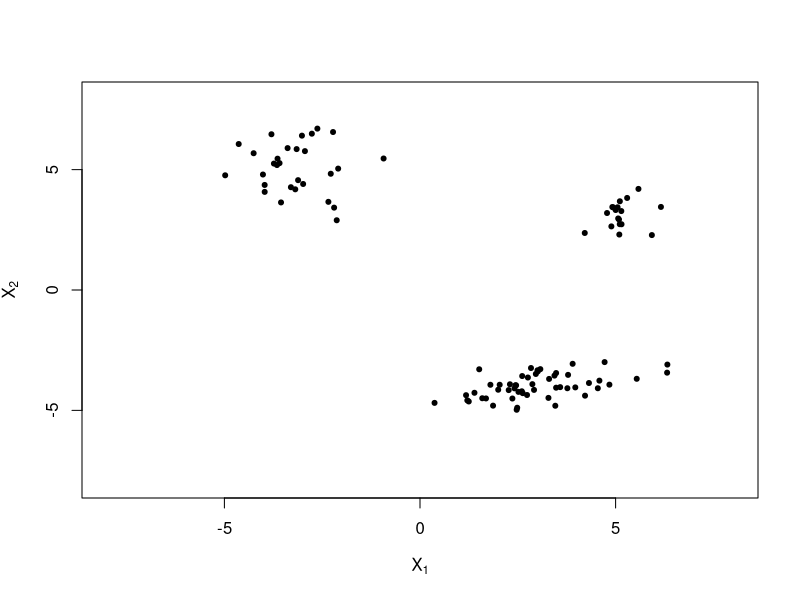
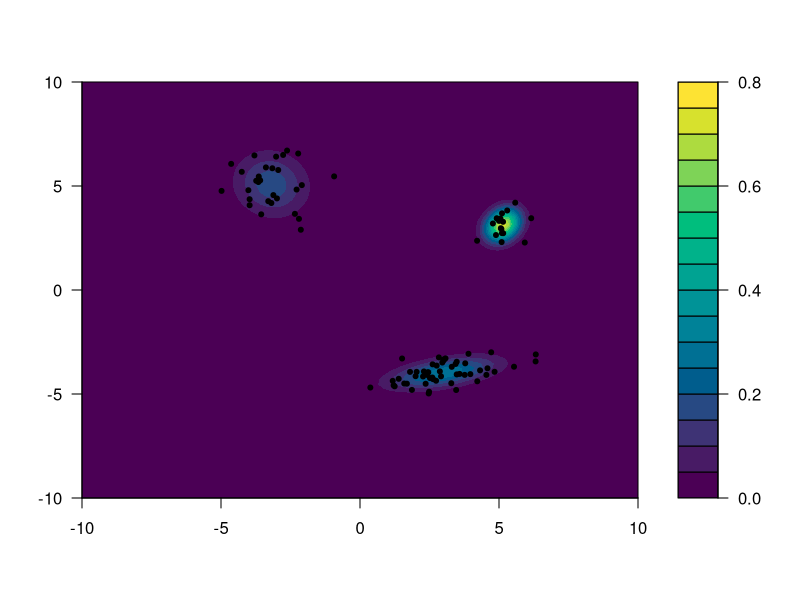

The R source for these figures, in order:
## ---- chunk 1
library(mvtnorm)
## ---- chunk 2
library(mvtnorm)  # used to sample from a multivariate Gaussian

sample.gmm <- function(n, p, mu, Sig)
{
    # n    the number of samples
    # p    a K dimensional vector of mixing coefficients such that sum(p) = 1
    # mu   a (K, d) matrix where each row corresponds to the components mean 
    #	   vector of dimension d 
    # Sig  an array of dimension (d, d, K) where each entry corresponds to the
    #	   d x d covariance matrix 
    #
    # returns a (n, d) matrix of the samples


}
## ---- chunk 3
library(mvtnorm)  # used to sample from a multivariate Gaussian

sample.gmm <- function(n, p, mu, Sig)
{
    # n    the number of samples
    # p    a K dimensional vector of mixing coefficients such that sum(p) = 1
    # mu   a (K, d) matrix where each row corresponds to the components mean 
    #	   vector of dimension d 
    # Sig  an array of dimension (d, d, K) where each entry corresponds to the
    #	   d x d covariance matrix 
    #
    # returns a (n, d) matrix of the samples
    if (sum(p) != 1) stop("p must sum to 1")

    d <- ncol(mu) 
    K <- nrow(mu)
    res <- matrix(NA, nrow=n, ncol=d)  # store the samples

    for (i in 1:n) {
        k <- sample(1:K, size=1, prob=p)      # component to sample from
        res[i, ] <- rmvnorm(1, mean=mu[k, ], sigma=as.matrix(Sig[, , k]))
    }

    return(res)
}
## ---- chunk 4
# test #1
p <- c(0.3, 0.2, 0.5)
mu <- matrix(c(-3, 0, 4), ncol=1)
Sig <- array(c(0.5, 1, 0.4), dim=c(1, 1, 3))

X <- sample.gmm(100, p, mu, Sig)


# test #2
p <- c(0.3, 0.2, 0.5)
mu <- matrix(c(-3, 5, 5, 3, 3, -4), ncol=2, byrow=TRUE)
Sig <- array(c(1, 0, 0, 1,
	           0.2, 0.1, 0.1, 0.2,
	           1.5, 0.3, 0.3, 0.3), dim=c(2, 2, 3))

X <- sample.gmm(100, p, mu, Sig)
## ---- chunk 5
X <- sample.gmm(100, p, mu, Sig)

plot(X, pch=20, xlim=c(-8, 8), ylim=c(-8, 8), 
     xlab=expression(X[1]), ylab=expression(X[2]))
## ---- chunk 6
g <- function(x, p, mu, Sig) 
{
    # x    the value of x
    # p    a K dimensional vector of mixing coefficients such that sum(p) = 1
    # mu   a (K, d) matrix where each row corresponds to the components mean 
    #	   vector of dimension d 
    # Sig  an array of dimension (d, d, K) where each entry corresponds to the
    #	   d x d covariance matrix 
    #
    # returns probability 

}
## ---- chunk 7
g <- function(x, p, mu, Sig) 
{
    # x    the value of x
    # p    a K dimensional vector of mixing coefficients such that sum(p) = 1
    # mu   a (K, d) matrix where each row corresponds to the components mean 
    #	   vector of dimension d 
    # Sig  an array of dimension (d, d, K) where each entry corresponds to the
    #	   d x d covariance matrix 
    #
    # returns probability 
    K <- nrow(mu)
    
    res <- sapply(1:K, function(j) p[j] * dmvnorm(x, mean=mu[j, ], sigma=as.matrix(Sig[ , , j])))
    return(res)    
}
## ---- chunk 8
g(X[1, ], p, mu, Sig)
## ---- chunk 9
G <- t(apply(X, 1, function(x) g(x, p, mu, Sig)))
G <- t(apply(G, 1, function(g) g / sum(g)))
## ---- chunk 10
update_mu <- function(mu, X, G) 
{ 
    # mu   a (K, d) matrix where each row corresponds to the components mean 
    #	   vector of dimension d 
    # X    the (n, d) data matrix X
    # G    the (n, K) matrix of group weights
    # 
    # returns updated (K, d) matrix mu
    K <- nrow(mu)

    for (k in 1:K) 
    {
        # update mu_k
        # ...
    }
    return(mu)
} 
## ---- chunk 11
update_mu <- function(mu, X, G) 
{ 
    # mu   a (K, d) matrix where each row corresponds to the components mean 
    #	   vector of dimension d 
    # X    the (n, d) data matrix X
    # G    the (n, K) matrix of group weights
    # 
    # returns updated (K, d) matrix mu
    K <- nrow(mu)

    for (k in 1:K) 
    {
        N_k <- sum(G[ , k])
        mu[k, ] <- 1/N_k * apply(G[ , k] * X, 2, sum)
    }
    return(mu)
} 
## ---- chunk 12
update_Sig <- function(Sig, X, G, mu) 
{ 
    # Sig  an array of dimension (d, d, K) where each entry corresponds to the
    #	   d x d covariance matrix 
    # X	   the (n, d) data matrix
    # G    the (n, K) matrix of group weights
    # mu   a (K, d) matrix where each row corresponds to the components mean 
    #	   vector of dimension d 
    #
    # returns updated (d, d, K) array of covariance matrices, Sig.

    K <- nrow(mu)
    d <- ncol(mu)
    n <- nrow(X)

    for (k in 1:K)
    {
        # update Sig[ , , k]
        # ...
    }
    return(Sig)
} 
## ---- chunk 13
update_Sig <- function(Sig, X, G, mu) 
{ 
    # Sig  an array of dimension (d, d, K) where each entry corresponds to the
    #	   d x d covariance matrix 
    # X	   the (n, d) data matrix
    # G    the (n, K) matrix of group weights
    # mu   a (K, d) matrix where each row corresponds to the components mean 
    #	   vector of dimension d 
    #
    # returns updated (d, d, K) array of covariance matrices, Sig.
    K <- nrow(mu)
    p <- ncol(mu)
    N <- nrow(X)

    for (k in 1:K)
    {
        S <- matrix(0, nrow=p, ncol=p)
        for (n in 1:N) {
            # update S
            # ...
	    S <- S + G[n, k] * (X[n, ] - mu[k, ]) %*% t(X[n, ] - mu[k, ])
	}

	N_k <- sum(G[ , k])
	Sig[ , , k] <- S / N_k
    }
    return(Sig)
} 
## ---- chunk 14
update_p <- function(p, G)
{ 
    # G    the (n, K) matrix of group weights
    #
    # returns a K dimensional vector of updated mixing coefficients.
    

} 
## ---- chunk 15
update_p <- function(G)
{ 
    # G    the (n, K) matrix of group weights
    #
    # returns a K dimensional vector of updated mixing coefficients.

    p <- apply(G, 2, sum) / sum(G)

    return(p)
} 
## ---- chunk 16
mu.true <- mu
Sig.true <- Sig
p.true <- p
## ---- chunk 17
for (iter in 1:100) 
{
    # save the old values of mu, Sig, p
    mu.old <- mu
    Sig.old <- Sig
    p.old <- p

    # compute gamma(z_{ik})
    G <- t(apply(X, 1, function(x) g(x, p, mu, Sig)))
    G <- t(apply(G, 1, function(g) g / sum(g)))

    # update mu, Sig, p
    mu <- update_mu(mu, X, G)
    Sig <- update_Sig(Sig, X, G, mu)
    p <- update_p(G)
    
    # check for convergence
    if (sum(abs(mu.old - mu)) < 1e-3 &&
        sum(abs(Sig.old - Sig)) < 1e-3 &&
        sum(abs(p.old - p)) < 1e-3)
        break
}
## ---- chunk 18
p
p.true
## ---- chunk 19
compute.density <- function(x, mu, Sig, p) 
{
    K <- nrow(mu)
    res <- 0
    for (k in 1:K) {
        res <- res + dmvnorm(x, mean=mu[k, ], sigma=as.matrix(Sig[, , k]))
    }
    return(res)
}

xs <- seq(-10, 10, length.out=100)
z <- outer(xs, xs, Vectorize(function(x, y) compute.density(c(x, y), mu, Sig, p)))
filled.contour(xs, xs, z, plot.title={points(X, pch=20)}, 
	      color.palette=function(n) hcl.colors(n, palette="viridis"),
	      xlab=expression(X[1]), ylab=expression(X[2]))
